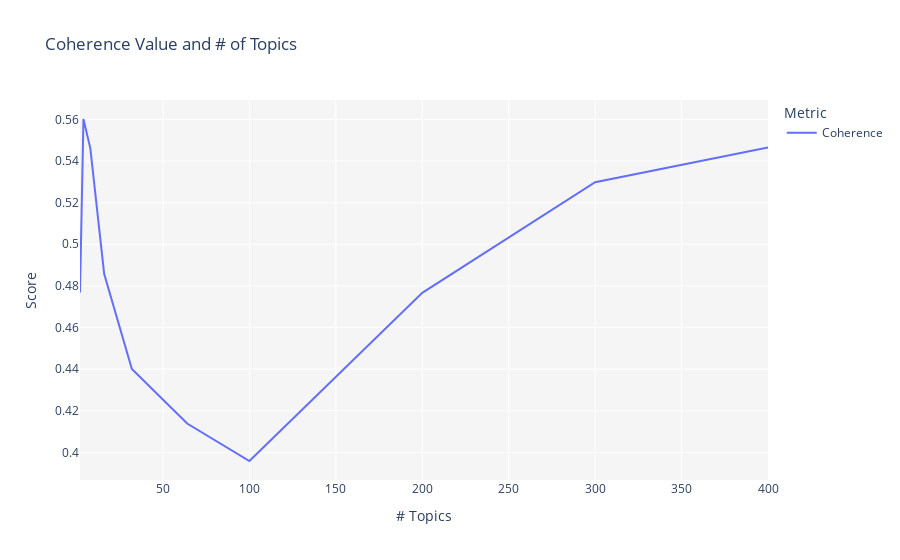

This figure's notebook cell:
### Code cell
outcome_tuning = tune_model(model = 'lda', multi_core = True)

### Figure 1 — Plotly figure (JSON) as saved in the notebook; plotly's stock layout.template omitted (floating-point values rounded to 4 significant figures)
{"data": [{"hovertemplate": "Metric=Coherence<br># Topics=%{x}<br>Score=%{y}<extra></extra>", "legendgroup": "Coherence", "line": {"color": "#636efa", "dash": "solid", "shape": "linear"}, "marker": {"symbol": "circle"}, "mode": "lines", "name": "Coherence", "orientation": "v", "showlegend": true, "type": "scatter", "x": [2, 4, 8, 16, 32, 64, 100, 200, 300, 400], "xaxis": "x", "y": [0.4769, 0.5602, 0.546, 0.4857, 0.4401, 0.4139, 0.3959, 0.4766, 0.5298, 0.5465], "yaxis": "y"}], "layout": {"autosize": true, "legend": {"title": {"text": "Metric"}, "tracegroupgap": 0}, "plot_bgcolor": "rgb(245,245,245)", "title": {"text": "Coherence Value and # of Topics"}, "xaxis": {"anchor": "y", "autorange": true, "domain": [0, 1], "range": [2, 400], "title": {"text": "# Topics"}, "type": "linear"}, "yaxis": {"anchor": "x", "autorange": true, "domain": [0, 1], "range": [0.3868, 0.5693], "title": {"text": "Score"}, "type": "linear"}}}
